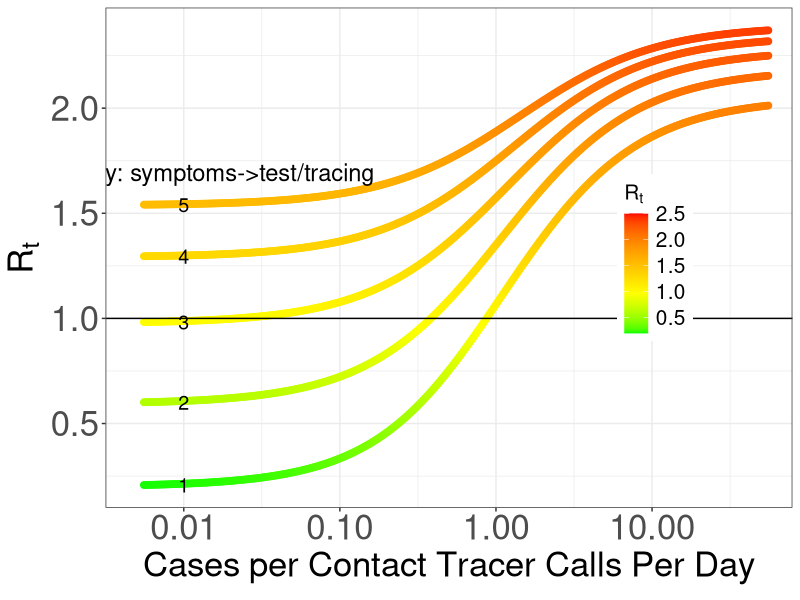
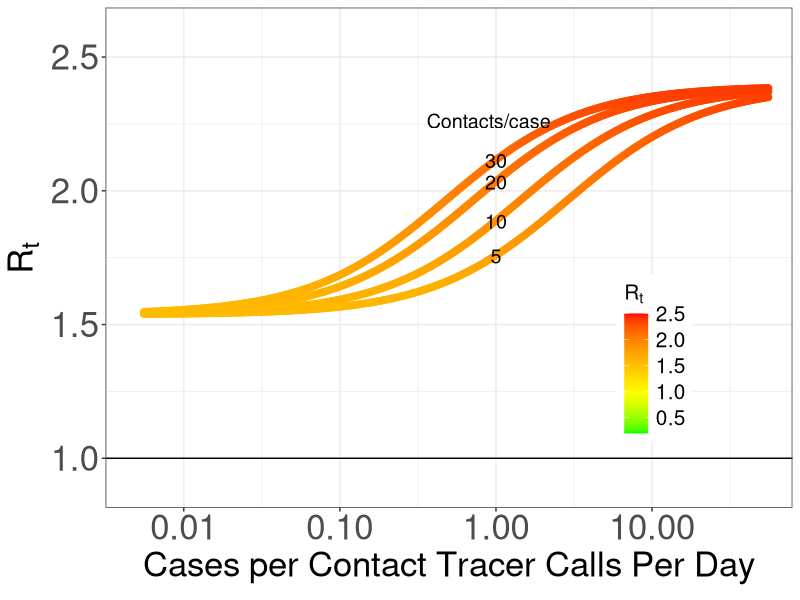
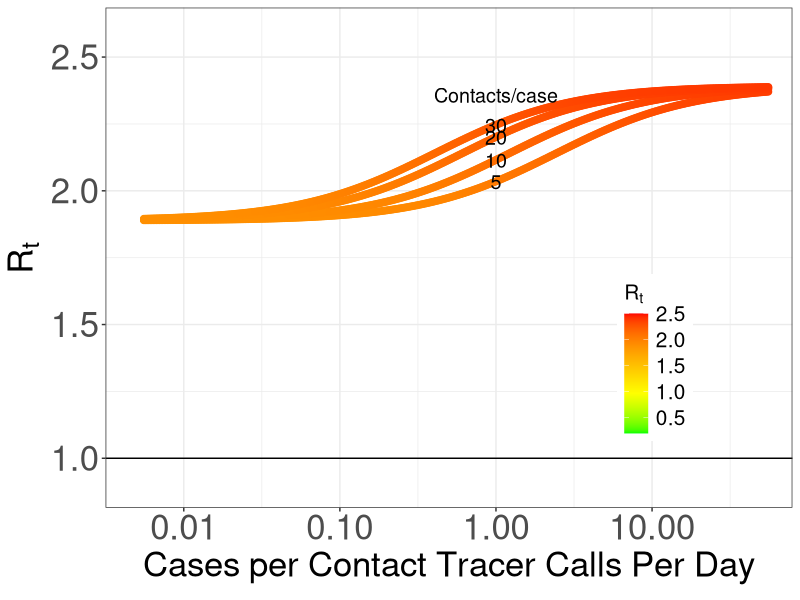
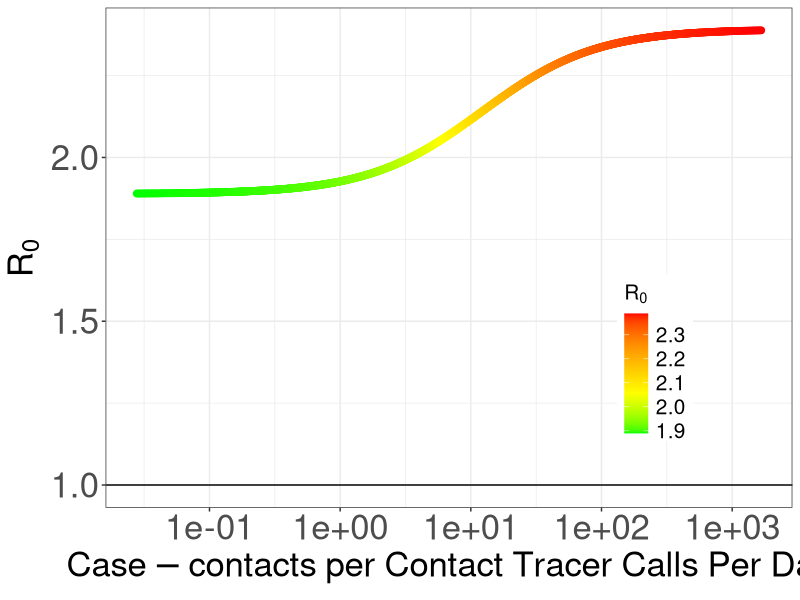
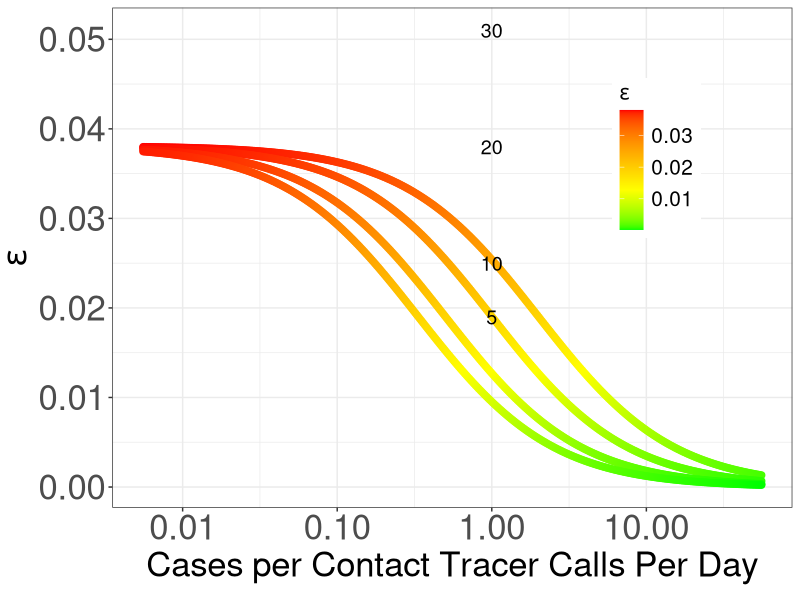
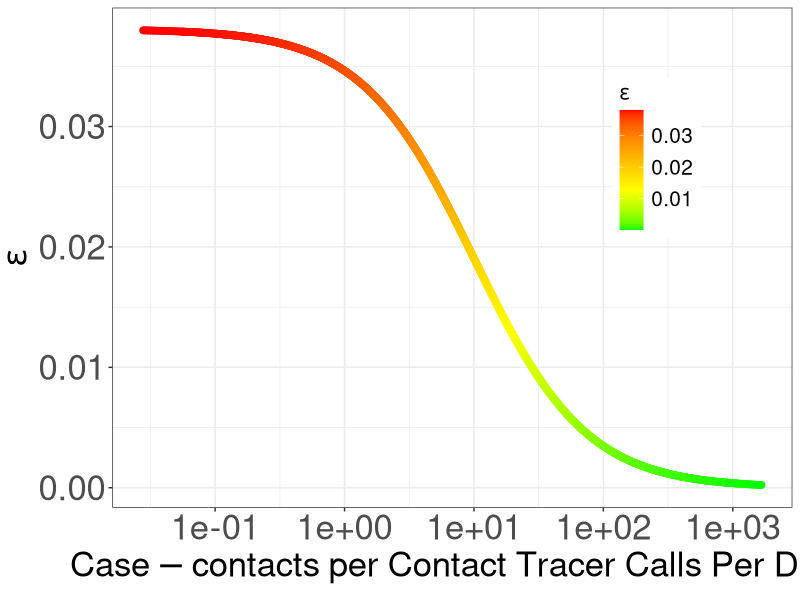
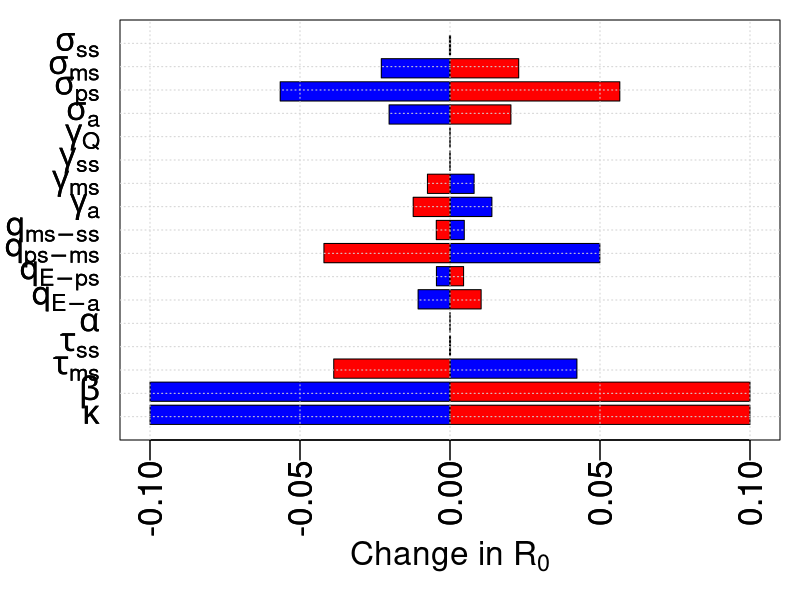

Write R code to recreate these figures, in order.
lapply(c("ggplot2","ggthemes","deSolve","dplyr","gridExtra"),require,character.only=T) #load multiple packages

R0 = function(parsR01,cTrace) { #function for R0 expression
  with(parsR01,  ((kappa * beta) / (cTrace + qEA + qEPS)) *
         (((qEA * sigmaA) / (cTrace + gammaA)) + 
            ((qEPS * sigmaPS) / (cTrace + qPSMS)) +
            ((qEPS * qPSMS * sigmaMS) / ((cTrace + qPSMS) * (cTrace + msTest + qMSSS + gammaMS))) +
            ((qEPS * qPSMS * qMSSS * sigmaSS) /
               ((cTrace + qPSMS) * (cTrace + msTest + qMSSS + gammaMS) * 
                  (cTrace + ssTest + alpha + gammaSS))  )    )             )
}
cTraceF = function(FrCaseTr,Delay,Ninf,Ncont_p_inf,NCT,NCCPD,parsR0) { #function estimating cTrace parameter
  dTracing=Delay+0.5*Ninf*Ncont_p_inf/(NCT*NCCPD) #duration until traced
  return(FrCaseTr*parsR0$qEPS/(parsR0$qEPS+parsR0$qEA)*1/dTracing)}

#Parameters
f_asymp=0.20 #frac asymptomatic from Buitrago-Garcia
d_EPS=3.2; #Duration latent period for symptomatic cases He et al 2020 Nat Med in days
d_EA=1/( f_asymp*(1/d_EPS)/(1-f_asymp) ) #set duration asympt to give f_asymp fraction
d_PSMS=2.3 #duration infectious period before symptom onset for 5.5 d incubation He et al 2020 Nat Med
d_MSSS=8 #duration mild to severe symptoms diff breathing; Zhou et al 2020 Lancet; also Lewnard et al 2020 BMJ
#Infectiousness vs day from He et al 1c gamma distribution parameterized w/ mean, variance
shape=function(mu,sig) mu^2/sig^2;scale = function(mu,sig) sig^2/mu;mn=3.1;sig2=2.15
presympInf=pgamma(2.3,shape=shape(mn,sig2),scale=scale(mn,sig2))/2.3 #relative daily infectiousness pre-symptomatic
postsympInf=(pgamma(7.3,shape=shape(mn,sig2),scale=scale(mn,sig2))-pgamma(2.3,shape=shape(mn,sig2),scale=scale(mn,sig2)))/5 #relative daily infectiousness mildly-symptomatic
ssInf=(pgamma(13.3,shape=shape(mn,sig2),scale=scale(mn,sig2))-pgamma(7.3,shape=shape(mn,sig2),scale=scale(mn,sig2)))/6 #relative daily infectiousness severely-symptomatic

#Contact tracing efficiency w/ infections, contact tracers, contacts; only ratio important
Ninf=c(10^seq(0,4,by=.01)) # # of cases/infections traced
Ncont_p_inf=c(5,10,20,30) # contacts per infection - value before lockdowns 30
NCCPD=12 # # of contacts a contact tracer can contact per day to isolate; 1.5/hr
NCT=15 # # of contact tracers for population - CA target

#-----------Fig 1
dat2=data.frame(Delay=rep(1:5,each=length(Ninf)),Ncont_p_inf=10,Ninf=Ninf,
                cases_per_tracer_calls=c(Ninf/(NCT*NCCPD)))

d_msTest=rep(1:5,each=length(Ninf)) #Variable delays
parsR0_F1 = data.frame(kappa = 1,       #Social distancing factor: set to 1/2.6 to get R0=1
                       beta   = .37, # transmission rate - set to give R0 = ~2.4 
                       msTest  = 1/d_msTest ,   # Removal by testing of mildly symptomatic infected toggle w/ active surv
                       ssTest  = 1. ,   # Removal by testing of severely symptomatic infected
                       alpha  = 0.0066 ,   # IFR - Verity et al 2020 Lancet
                       qEA  = 1/d_EA ,   # Transition rate from exposed to asymptomatic infected
                       qEPS  = 1/d_EPS ,   # Transition rate from exposed to presymptomatic infected
                       qPSMS  = 1/d_PSMS ,   # Transition rate from presymptomatic to mild symptoms
                       qMSSS  = 1/d_MSSS,   # Transition rate from mildly to severely infected
                       gammaA  = 1/8 ,   # Recovery rate of asymptomatic infected - approx 8d infect period He et al
                       gammaMS  = 1/5,   # Recovery rate of mildly symptomatic infected 
                       gammaSS  = 1/10.7 ,   # Recovery rate of severely symptomatic infected - Lewnard et al 2020
                       gammaQ  = 1/14 ,   # Recovery rate of quarantined not important but 1/14d
                       sigmaA  = 1 ,   # Infectiousness of asymptomatic infected #unknown
                       sigmaPS  = presympInf/postsympInf ,   # Infectiousness of pre-symptomatic infected
                       sigmaMS  = 1 ,   # Infectiousness of mildly symptomatic infected
                       sigmaSS  = ssInf/postsympInf)     # Infectiousness of severely symptomatic infected

f_mstr=1 #fraction of mildly symptomatic cases traced
FrCaseTr=f_mstr*parsR0_F1$msTest/(parsR0_F1$msTest+parsR0_F1$qMSSS+parsR0_F1$gammaMS)/(1-f_asymp) #fraction of symptomatic cases traced (numerator is frac of total cases)
dat2$R0v=R0(parsR0_F1,cTraceF(FrCaseTr,Delay=dat2$Delay,dat2$Ninf,dat2$Ncont_p_inf,NCT,NCCPD,parsR0_F1))

p1=ggplot(dat2, aes(y=R0v, x=cases_per_tracer_calls,col=R0v)) + 
  theme_bw()+geom_point(size=2)+scale_x_continuous(trans='log10')+
  coord_cartesian(xlim=c(.005, 50))+
  scale_color_gradientn(colours=c("green","yellow","orange","red"),limits=c(0.2,2.5))+
  theme(axis.title=element_text(size=25),legend.position = c(.8, .50),
        axis.text=element_text(size=25),legend.text=element_text(size=15),
        legend.title=element_text(size=15))+labs(colour = expression(R[t]))+
  geom_hline(yintercept=1)+
  xlab(expression(Cases~per~Contact~Tracer~Calls~Per~Day))+
  ylab(expression(R[t]))+
  annotate(geom="text",x=0.01, y=aggregate(R0v~Delay,data=dat2,FUN=min)$R0v,
           label=unique(dat2$Delay),size=5)+
  annotate(geom="text",x=0.016, y=1.1*aggregate(R0v~Delay,data=dat2,FUN=min)$R0v[5],
         label="Delay: symptoms->test/tracing",size=6);p1

#Fig 2--------------------------
d_msTest=5 #delay from symptom onset to test/trace ~5d from recent data in CA
parsR0 = data.frame(kappa = 1,       #Social distancing factor
         beta   = .37, # transmission rate - set to give R0 = ~2.4
         msTest  = 1/d_msTest ,   # Removal rate by testing of mildly symptomatic infected
         ssTest  = 1. ,   # Removal by testing of severely symptomatic infected
         alpha  = 0.0066 * (1/5 + 1/10.7 + 1/d_EA)/(1-0.0066), # set to give IFR=0.66% - Verity et al 2020 Lancet
         qEA  = 1/d_EA ,   # Transition rate from exposed to asymptomatic infected
         qEPS  = 1/d_EPS ,   # Transition rate from exposed to presymptomatic infected
         qPSMS  = 1/d_PSMS ,   # Transition rate from presymptomatic to mild symptoms
         qMSSS  = 1/d_MSSS,   # Transition rate from mildly to severely infected
         gammaA  = 1/8 ,   # Recovery rate of asymptomatic infected - approx 8d infect period He et al
         gammaMS  = 1/5,   # Recovery rate of mildly symptomatic infected 
         gammaSS  = 1/10.7 ,   # Recovery rate of severely symptomatic infected - Lewnard et al 2020
         gammaQ  = 1/14 ,   # Recovery rate of quarantined not important but 1/7d
         sigmaA  = 1 ,   # Infectiousness of asymptomatic infected #unknown
         sigmaPS  = presympInf/postsympInf ,   # Infectiousness of pre-symptomatic infected
         sigmaMS  = 1 ,   # Infectiousness of mildly symptomatic infected
         sigmaSS  = ssInf/postsympInf)     # Infectiousness of severely symptomatic infected

R0(parsR0,cTrace=0) #R0 w/ no tracing

f_mstr=1 #fraction of mildly symptomatic cases traced
FrCaseTr=f_mstr*(parsR0$msTest/(parsR0$msTest+parsR0$qMSSS+parsR0$gammaMS))/(1-f_asymp) #fraction of symptomatic cases traced (numerator is frac of total cases)

dat=data.frame(Delay=d_msTest,Ncont_p_inf=rep(Ncont_p_inf,each=length(Ninf)),Ninf=Ninf,
               cases_per_tracer_calls=c(Ninf/(NCT*NCCPD)),contacts_per_tracer_calls_per_day=c(Ninf*rep(Ncont_p_inf,each=length(Ninf))/(NCT*NCCPD)))
dat$CTR_eps=cTraceF(FrCaseTr,Delay=dat$Delay,dat$Ninf,dat$Ncont_p_inf,NCT,NCCPD,parsR0) #contact tracing removal rate
dat$R0v=R0(parsR0,cTraceF(FrCaseTr,Delay=dat$Delay,dat$Ninf,dat$Ncont_p_inf,NCT,NCCPD,parsR0)) #R0 values
ylh=R0(parsR0,cTraceF(FrCaseTr,Delay=dat$Delay[1],10^2.25,Ncont_p_inf,NCT,NCCPD,parsR0)) #heights for labels of # contacts/case

p2=ggplot(dat, aes(y=R0v, x=cases_per_tracer_calls,col=R0v)) + 
  theme_bw()+geom_point(size=2)+scale_x_continuous(trans='log10')+
  coord_cartesian(xlim=c(.005, 50), ylim = c(0.9,2.6))+
  scale_color_gradientn(colours=c("green","yellow","orange","red"),limits=c(0.2,2.5))+
  theme(axis.title=element_text(size=25),legend.position = c(.8, .30),
        axis.text=element_text(size=25),legend.text=element_text(size=15),
        legend.title=element_text(size=15))+labs(colour = expression(R[t]))+
  geom_hline(yintercept=1) +
  xlab(expression(Cases~per~Contact~Tracer~Calls~Per~Day))+
  ylab(expression(R[t]))+
  annotate(geom="text",x=1., y=ylh,
           label=Ncont_p_inf,size=5)+
  annotate(geom="text",x=.9, y=1.07*ylh[4],
           label="Contacts/case",size=5);p2

#Fig 3
f_mstr=0.5 #fraction of mildly symptomatic cases traced
FrCaseTr=f_mstr*(parsR0$msTest/(parsR0$msTest+parsR0$qMSSS+parsR0$gammaMS))/(1-f_asymp) #fraction of symptomatic cases traced (numerator is frac of total cases)

dat=data.frame(Delay=d_msTest,Ncont_p_inf=rep(Ncont_p_inf,each=length(Ninf)),Ninf=Ninf,
               cases_per_tracer_calls=c(Ninf/(NCT*NCCPD)),contacts_per_tracer_calls_per_day=c(Ninf*rep(Ncont_p_inf,each=length(Ninf))/(NCT*NCCPD)))
dat$CTR_eps=cTraceF(FrCaseTr,Delay=dat$Delay,dat$Ninf,dat$Ncont_p_inf,NCT,NCCPD,parsR0) #contact tracing removal rate
dat$R0v=R0(parsR0,cTraceF(FrCaseTr,Delay=dat$Delay,dat$Ninf,dat$Ncont_p_inf,NCT,NCCPD,parsR0)) #R0 values
ylh=R0(parsR0,cTraceF(FrCaseTr,Delay=dat$Delay[1],10^2.25,Ncont_p_inf,NCT,NCCPD,parsR0)) #heights for labels of # contacts/case

p3=ggplot(dat, aes(y=R0v, x=cases_per_tracer_calls,col=R0v)) + 
  theme_bw()+geom_point(size=2)+scale_x_continuous(trans='log10')+
  coord_cartesian(xlim=c(.005, 50), ylim = c(0.9,2.6))+
  scale_color_gradientn(colours=c("green","yellow","orange","red"),limits=c(0.2,2.5))+
  theme(axis.title=element_text(size=25),legend.position = c(.8, .30),
        axis.text=element_text(size=25),legend.text=element_text(size=15),
        legend.title=element_text(size=15))+labs(colour = expression(R[t]))+
  geom_hline(yintercept=1) +
  xlab(expression(Cases~per~Contact~Tracer~Calls~Per~Day))+
  ylab(expression(R[t]))+
  annotate(geom="text",x=1., y=ylh,
           label=Ncont_p_inf,size=5)+
  annotate(geom="text",x=1., y=1.05*ylh[4],
           label="Contacts/case",size=5);p3

#grid.arrange(p1,p2, p3, nrow = 2,as.table=F)
#--------------
#Not in paper: Plot w/ contacts per tracer calls as X-axis - all data on one line/curve
ggplot(dat, aes(y=R0v, x=contacts_per_tracer_calls_per_day,col=R0v)) + 
  theme_bw()+geom_point(size=2)+scale_x_continuous(trans='log10')+
  scale_color_gradientn(colours=c("green","yellow","orange","red"))+
  theme(axis.title=element_text(size=25),legend.position = c(.8, .30),
        axis.text=element_text(size=25),legend.text=element_text(size=15),
        legend.title=element_text(size=15))+labs(colour = expression(R[0]))+
  geom_hline(yintercept=1) +
  xlab(expression(Case-contacts~per~Contact~Tracer~Calls~Per~Day))+
  ylab(expression(R[0]))

#Not in paper: Plot epsilon (contact tracing removal rate) vs cases/CT calls/day
ggplot(dat, aes(y=CTR_eps, x=cases_per_tracer_calls,col=CTR_eps)) + 
  theme_bw()+geom_point(size=2)+scale_x_continuous(trans='log10')+
  scale_color_gradientn(colours=c("green","yellow","orange","red"))+
  theme(axis.title=element_text(size=25),legend.position = c(.8, .70),
        axis.text=element_text(size=25),legend.text=element_text(size=15),
        legend.title=element_text(size=15))+labs(colour = expression(epsilon))+
  xlab(expression(Cases~per~Contact~Tracer~Calls~Per~Day))+
  ylab(expression(epsilon))+
  annotate(geom="text",x=1, y=c(.019, .025, .038, .051),
           label=Ncont_p_inf,size=5)# # contacts per case

#Not in paper: Plot epsilon (contact tracing removal rate)w/ contacts per tracer calls as X-axis - all data on one line/curve
ggplot(dat, aes(y=CTR_eps, x=contacts_per_tracer_calls_per_day,col=CTR_eps)) + 
  theme_bw()+geom_point(size=2)+scale_x_continuous(trans='log10')+
  scale_color_gradientn(colours=c("green","yellow","orange","red"))+
  theme(axis.title=element_text(size=25),legend.position = c(.8, .70),
        axis.text=element_text(size=25),legend.text=element_text(size=15),
        legend.title=element_text(size=15))+labs(colour = expression(epsilon))+
  xlab(expression(Case-contacts~per~Contact~Tracer~Calls~Per~Day))+
  ylab(expression(epsilon))

#-----------------------Sensitivity analysis Fig S2
Ninf= 18# # of cases/infections traced
Ncont_p_inf=10 # contacts per infection - value before lockdowns 30
NCCPD=12 # # of contacts a contact tracer can contact per day to isolate; 1.5/hr
NCT=15 # # of contact tracers for population - CA target
f_mstr=1
FrCaseTr=f_mstr*(parsR0$msTest/(parsR0$msTest+parsR0$qMSSS+parsR0$gammaMS))/(1-f_asymp) #fraction of symptomatic cases traced (numerator is frac of total cases)

Rt_sens=data.frame(matrix(NA,nrow=length(parsR0),ncol=2));colnames(Rt_sens)=c("dec","inc");rownames(Rt_sens)=names(parsR0)
for (k in 1:length(parsR0)) {
  parsR0_sens=parsR0
  for (l in 1:2) {
    parsR0_sens[k]=parsR0[k]*(.7+0.2*l)
      Rt_sens[k,l]=R0(parsR0_sens,
      cTrace=cTraceF(FrCaseTr,Delay=1/parsR0_sens$msTest,Ninf=Ninf,Ncont_p_inf,NCT,NCCPD,parsR0_sens)) 
  }
}

parlabs=c(expression(kappa),
          expression(beta),
          expression(tau[ms]),
          expression(tau[ss]),
          expression(alpha),
          expression(q[E-a]),
          expression(q[E-ps]),
          expression(q[ps-ms]),
          expression(q[ms-ss]),
          expression(gamma[a]),
          expression(gamma[ms]),
          expression(gamma[ss]),
          expression(gamma[Q]),
          expression(sigma[a]),
          expression(sigma[ps]),
          expression(sigma[ms]),
          expression(sigma[ss]) )

Rt_sens=Rt_sens/R0(parsR0,cTrace=cTraceF(FrCaseTr,Delay=1/parsR0$msTest,Ninf=Ninf,Ncont_p_inf,NCT,NCCPD,parsR0))-1
par(mar=c(4, 3, .5, 0.5),mgp=c(2.5,.5,0),cex=2)
barplot(Rt_sens[,1],horiz=T,names.arg=parlabs,las=2,col="blue",xlim=c(-.11,.11),#xlab="Change in R0")
        xlab=expression(Change~"in"~R[0]))
barplot(Rt_sens[,2],horiz=T,names.arg=parlabs,las=2,col="red",add=T)
box();grid(ny=nrow(Rt_sens)+1)

